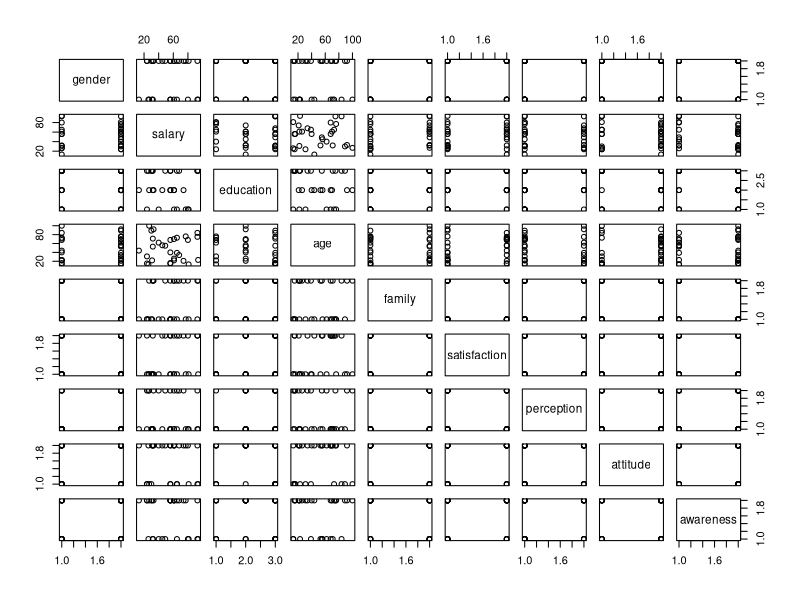

Here is the R script that generated this plot:
simulateMultiVarNumData <- function(nv = 3, nr = 30){
  out <- matrix(sample(1:(nv * nr)), nr, nv)
  return(data.frame(out))
}

simulateMultiVarCatData <- function(sl, el, nr = NULL, nc = NULL, uc = T){
  if (is.null(nr) && is.null(nc)){
    print('Check args!')
  } else if(uc) {
    return(matrix(sample(LETTERS[sl:el]), nr, nc))
  } else {
    return(matrix(sample(letters[sl:el]), nr, nc))
  }
}

simulateSEData <- function(n = 30, names = c('gender', 'salary', 'education', 'age', 'family'), res = list(c('m', 'f'), c(10, 100), c('primary', 'secondary', 'higher'), c(10, 100), c('joint', 'nuclear'))){
  nameslist <- as.list(names)
  nameslist[[1]] <- sample(res[[1]], n, replace = T)
  nameslist[[2]] <- round(runif(n, res[[2]][1], res[[2]][2]))
  nameslist[[3]] <- sample(res[[3]], n, replace = T)
  nameslist[[4]] <- round(runif(n, res[[2]][1], res[[2]][2]))
  nameslist[[5]] <- sample(res[[5]], n, replace = T)
  datafout <- data.frame(nameslist)
  colnames(datafout) <- names
  return(datafout)
}

simulateStudyData <- function(n = 30, names = c('satisfaction', 'perception', 'attitude', 'awareness'), res = list(c('satisfied', 'dissatisfied'), c('ligical', 'intuitive'), c('positive', 'negative'), c('high', 'low'))){
  nameslist <- as.list(names)
  nameslist[[1]] <- sample(res[[1]], n, replace = T)
  nameslist[[2]] <- sample(res[[2]], n, replace = T)
  nameslist[[3]] <- sample(res[[3]], n, replace = T)
  nameslist[[4]] <- sample(res[[4]], n, replace = T)
  
  datafout <- data.frame(nameslist)
  colnames(datafout) <- names
  return(datafout)
}

# testing

sedata <- simulateSEData()
studydata <- simulateStudyData()

finaldf <- data.frame(sedata, studydata)
names(finaldf)
summary(finaldf)
plot(finaldf)

# save 

summaryofdf <- sapply(finaldf, function(x) c(summary(finaldf), type = class(finaldf)))
write.csv(summaryofdf, 'summary.csv')

# xtabs(finaldf$gender ~ ., data = finaldf)
